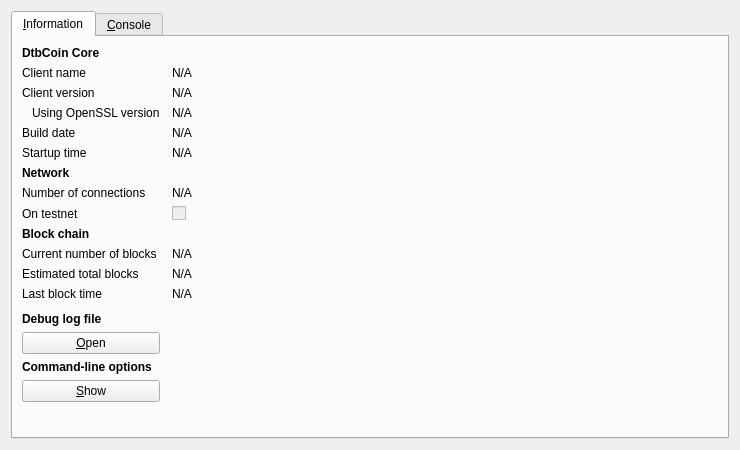
<?xml version="1.0" encoding="UTF-8"?>
<ui version="4.0">
 <class>RPCConsole</class>
 <widget class="QDialog" name="RPCConsole">
  <property name="geometry">
   <rect>
    <x>0</x>
    <y>0</y>
    <width>740</width>
    <height>450</height>
   </rect>
  </property>
  <property name="windowTitle">
   <string>DtbCoin - Debug window</string>
  </property>
  <layout class="QVBoxLayout" name="verticalLayout_2">
   <item>
    <widget class="QTabWidget" name="tabWidget">
     <property name="currentIndex">
      <number>0</number>
     </property>
     <widget class="QWidget" name="tab_info">
      <attribute name="title">
       <string>&amp;Information</string>
      </attribute>
      <layout class="QGridLayout" name="gridLayout" columnstretch="0,1">
       <property name="horizontalSpacing">
        <number>12</number>
       </property>
       <item row="0" column="0">
        <widget class="QLabel" name="label_9">
         <property name="font">
          <font>
           <weight>75</weight>
           <bold>true</bold>
          </font>
         </property>
         <property name="text">
          <string>DtbCoin Core</string>
         </property>
        </widget>
       </item>
       <item row="1" column="0">
        <widget class="QLabel" name="label_5">
         <property name="text">
          <string>Client name</string>
         </property>
        </widget>
       </item>
       <item row="1" column="1">
        <widget class="QLabel" name="clientName">
         <property name="cursor">
          <cursorShape>IBeamCursor</cursorShape>
         </property>
         <property name="text">
          <string>N/A</string>
         </property>
         <property name="textFormat">
          <enum>Qt::PlainText</enum>
         </property>
         <property name="textInteractionFlags">
          <set>Qt::LinksAccessibleByMouse|Qt::TextSelectableByKeyboard|Qt::TextSelectableByMouse</set>
         </property>
        </widget>
       </item>
       <item row="2" column="0">
        <widget class="QLabel" name="label_6">
         <property name="text">
          <string>Client version</string>
         </property>
        </widget>
       </item>
       <item row="2" column="1">
        <widget class="QLabel" name="clientVersion">
         <property name="cursor">
          <cursorShape>IBeamCursor</cursorShape>
         </property>
         <property name="text">
          <string>N/A</string>
         </property>
         <property name="textFormat">
          <enum>Qt::PlainText</enum>
         </property>
         <property name="textInteractionFlags">
          <set>Qt::LinksAccessibleByMouse|Qt::TextSelectableByKeyboard|Qt::TextSelectableByMouse</set>
         </property>
        </widget>
       </item>
       <item row="3" column="0">
        <widget class="QLabel" name="label_14">
         <property name="text">
          <string>Using OpenSSL version</string>
         </property>
         <property name="indent">
          <number>10</number>
         </property>
        </widget>
       </item>
       <item row="3" column="1">
        <widget class="QLabel" name="openSSLVersion">
         <property name="cursor">
          <cursorShape>IBeamCursor</cursorShape>
         </property>
         <property name="text">
          <string>N/A</string>
         </property>
         <property name="textFormat">
          <enum>Qt::PlainText</enum>
         </property>
         <property name="textInteractionFlags">
          <set>Qt::LinksAccessibleByMouse|Qt::TextSelectableByKeyboard|Qt::TextSelectableByMouse</set>
         </property>
        </widget>
       </item>
       <item row="4" column="0">
        <widget class="QLabel" name="label_12">
         <property name="text">
          <string>Build date</string>
         </property>
        </widget>
       </item>
       <item row="4" column="1">
        <widget class="QLabel" name="buildDate">
         <property name="cursor">
          <cursorShape>IBeamCursor</cursorShape>
         </property>
         <property name="text">
          <string>N/A</string>
         </property>
         <property name="textFormat">
          <enum>Qt::PlainText</enum>
         </property>
         <property name="textInteractionFlags">
          <set>Qt::LinksAccessibleByMouse|Qt::TextSelectableByKeyboard|Qt::TextSelectableByMouse</set>
         </property>
        </widget>
       </item>
       <item row="5" column="0">
        <widget class="QLabel" name="label_13">
         <property name="text">
          <string>Startup time</string>
         </property>
        </widget>
       </item>
       <item row="5" column="1">
        <widget class="QLabel" name="startupTime">
         <property name="cursor">
          <cursorShape>IBeamCursor</cursorShape>
         </property>
         <property name="text">
          <string>N/A</string>
         </property>
         <property name="textFormat">
          <enum>Qt::PlainText</enum>
         </property>
         <property name="textInteractionFlags">
          <set>Qt::LinksAccessibleByMouse|Qt::TextSelectableByKeyboard|Qt::TextSelectableByMouse</set>
         </property>
        </widget>
       </item>
       <item row="6" column="0">
        <widget class="QLabel" name="label_11">
         <property name="font">
          <font>
           <weight>75</weight>
           <bold>true</bold>
          </font>
         </property>
         <property name="text">
          <string>Network</string>
         </property>
        </widget>
       </item>
       <item row="7" column="0">
        <widget class="QLabel" name="label_7">
         <property name="text">
          <string>Number of connections</string>
         </property>
        </widget>
       </item>
       <item row="7" column="1">
        <widget class="QLabel" name="numberOfConnections">
         <property name="cursor">
          <cursorShape>IBeamCursor</cursorShape>
         </property>
         <property name="text">
          <string>N/A</string>
         </property>
         <property name="textFormat">
          <enum>Qt::PlainText</enum>
         </property>
         <property name="textInteractionFlags">
          <set>Qt::LinksAccessibleByMouse|Qt::TextSelectableByKeyboard|Qt::TextSelectableByMouse</set>
         </property>
        </widget>
       </item>
       <item row="8" column="0">
        <widget class="QLabel" name="label_8">
         <property name="text">
          <string>On testnet</string>
         </property>
        </widget>
       </item>
       <item row="8" column="1">
        <widget class="QCheckBox" name="isTestNet">
         <property name="enabled">
          <bool>false</bool>
         </property>
         <property name="text">
          <string/>
         </property>
        </widget>
       </item>
       <item row="9" column="0">
        <widget class="QLabel" name="label_10">
         <property name="font">
          <font>
           <weight>75</weight>
           <bold>true</bold>
          </font>
         </property>
         <property name="text">
          <string>Block chain</string>
         </property>
        </widget>
       </item>
       <item row="10" column="0">
        <widget class="QLabel" name="label_3">
         <property name="text">
          <string>Current number of blocks</string>
         </property>
        </widget>
       </item>
       <item row="10" column="1">
        <widget class="QLabel" name="numberOfBlocks">
         <property name="cursor">
          <cursorShape>IBeamCursor</cursorShape>
         </property>
         <property name="text">
          <string>N/A</string>
         </property>
         <property name="textFormat">
          <enum>Qt::PlainText</enum>
         </property>
         <property name="textInteractionFlags">
          <set>Qt::LinksAccessibleByMouse|Qt::TextSelectableByKeyboard|Qt::TextSelectableByMouse</set>
         </property>
        </widget>
       </item>
       <item row="11" column="0">
        <widget class="QLabel" name="label_4">
         <property name="text">
          <string>Estimated total blocks</string>
         </property>
        </widget>
       </item>
       <item row="11" column="1">
        <widget class="QLabel" name="totalBlocks">
         <property name="cursor">
          <cursorShape>IBeamCursor</cursorShape>
         </property>
         <property name="text">
          <string>N/A</string>
         </property>
         <property name="textFormat">
          <enum>Qt::PlainText</enum>
         </property>
         <property name="textInteractionFlags">
          <set>Qt::LinksAccessibleByMouse|Qt::TextSelectableByKeyboard|Qt::TextSelectableByMouse</set>
         </property>
        </widget>
       </item>
       <item row="12" column="0">
        <widget class="QLabel" name="label_2">
         <property name="text">
          <string>Last block time</string>
         </property>
        </widget>
       </item>
       <item row="12" column="1">
        <widget class="QLabel" name="lastBlockTime">
         <property name="cursor">
          <cursorShape>IBeamCursor</cursorShape>
         </property>
         <property name="text">
          <string>N/A</string>
         </property>
         <property name="textFormat">
          <enum>Qt::PlainText</enum>
         </property>
         <property name="textInteractionFlags">
          <set>Qt::LinksAccessibleByMouse|Qt::TextSelectableByKeyboard|Qt::TextSelectableByMouse</set>
         </property>
        </widget>
       </item>
       <item row="13" column="0">
        <spacer name="verticalSpacer_2">
         <property name="orientation">
          <enum>Qt::Vertical</enum>
         </property>
         <property name="sizeHint" stdset="0">
          <size>
           <width>20</width>
           <height>20</height>
          </size>
         </property>
        </spacer>
       </item>
       <item row="14" column="0">
        <widget class="QLabel" name="labelDebugLogfile">
         <property name="font">
          <font>
           <weight>75</weight>
           <bold>true</bold>
          </font>
         </property>
         <property name="text">
          <string>Debug log file</string>
         </property>
        </widget>
       </item>
       <item row="15" column="0">
        <widget class="QPushButton" name="openDebugLogfileButton">
         <property name="toolTip">
          <string>Open the DtbCoin debug log file from the current data directory. This can take a few seconds for large log files.</string>
         </property>
         <property name="text">
          <string>&amp;Open</string>
         </property>
         <property name="autoDefault">
          <bool>false</bool>
         </property>
        </widget>
       </item>
       <item row="16" column="0">
        <widget class="QLabel" name="labelCLOptions">
         <property name="font">
          <font>
           <weight>75</weight>
           <bold>true</bold>
          </font>
         </property>
         <property name="text">
          <string>Command-line options</string>
         </property>
        </widget>
       </item>
       <item row="17" column="0">
        <widget class="QPushButton" name="showCLOptionsButton">
         <property name="toolTip">
          <string>Show the DtbCoin-Qt help message to get a list with possible DtbCoin command-line options.</string>
         </property>
         <property name="text">
          <string>&amp;Show</string>
         </property>
         <property name="autoDefault">
          <bool>false</bool>
         </property>
        </widget>
       </item>
       <item row="18" column="0">
        <spacer name="verticalSpacer">
         <property name="orientation">
          <enum>Qt::Vertical</enum>
         </property>
         <property name="sizeHint" stdset="0">
          <size>
           <width>20</width>
           <height>40</height>
          </size>
         </property>
        </spacer>
       </item>
      </layout>
     </widget>
     <widget class="QWidget" name="tab_console">
      <attribute name="title">
       <string>&amp;Console</string>
      </attribute>
      <layout class="QVBoxLayout" name="verticalLayout_3">
       <property name="spacing">
        <number>3</number>
       </property>
       <item>
        <widget class="QTextEdit" name="messagesWidget">
         <property name="minimumSize">
          <size>
           <width>0</width>
           <height>100</height>
          </size>
         </property>
         <property name="readOnly">
          <bool>true</bool>
         </property>
         <property name="tabKeyNavigation" stdset="0">
          <bool>false</bool>
         </property>
         <property name="columnCount" stdset="0">
          <number>2</number>
         </property>
        </widget>
       </item>
       <item>
        <layout class="QHBoxLayout" name="horizontalLayout">
         <property name="spacing">
          <number>3</number>
         </property>
         <item>
          <widget class="QLabel" name="label">
           <property name="text">
            <string notr="true">&gt;</string>
           </property>
          </widget>
         </item>
         <item>
          <widget class="QLineEdit" name="lineEdit"/>
         </item>
         <item>
          <widget class="QPushButton" name="clearButton">
           <property name="maximumSize">
            <size>
             <width>24</width>
             <height>24</height>
            </size>
           </property>
           <property name="toolTip">
            <string>Clear console</string>
           </property>
           <property name="text">
            <string/>
           </property>
           <property name="icon">
            <iconset resource="../bitcoin.qrc">
             <normaloff>:/icons/remove</normaloff>:/icons/remove</iconset>
           </property>
           <property name="shortcut">
            <string notr="true">Ctrl+L</string>
           </property>
           <property name="autoDefault">
            <bool>false</bool>
           </property>
          </widget>
         </item>
        </layout>
       </item>
      </layout>
     </widget>
    </widget>
   </item>
  </layout>
 </widget>
 <resources>
  <include location="../bitcoin.qrc"/>
 </resources>
 <connections/>
</ui>
